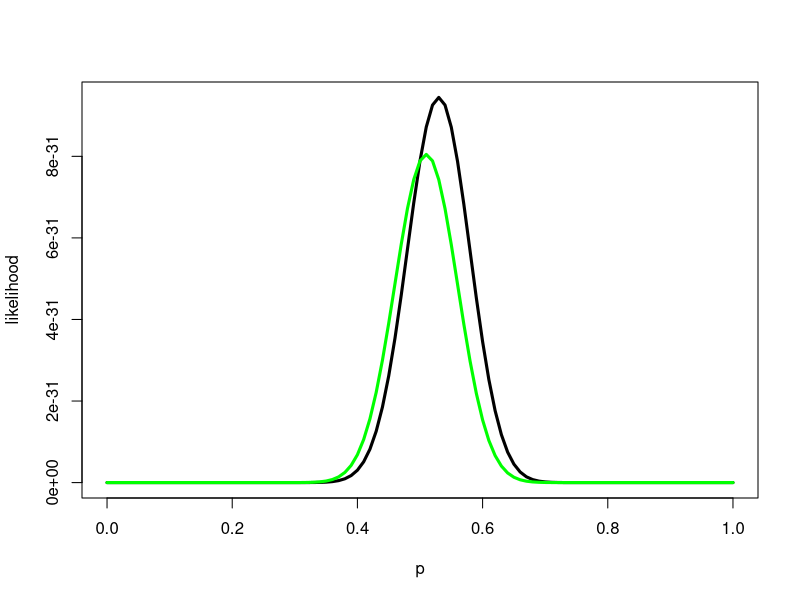
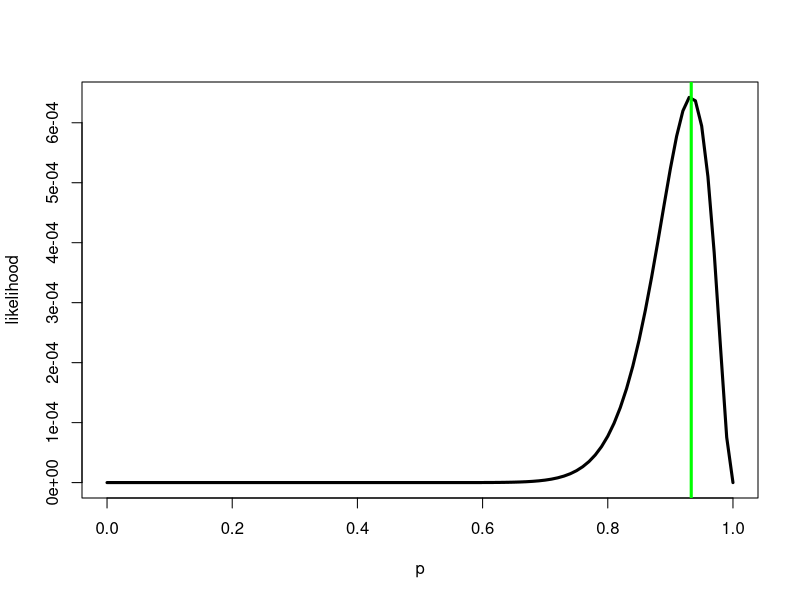
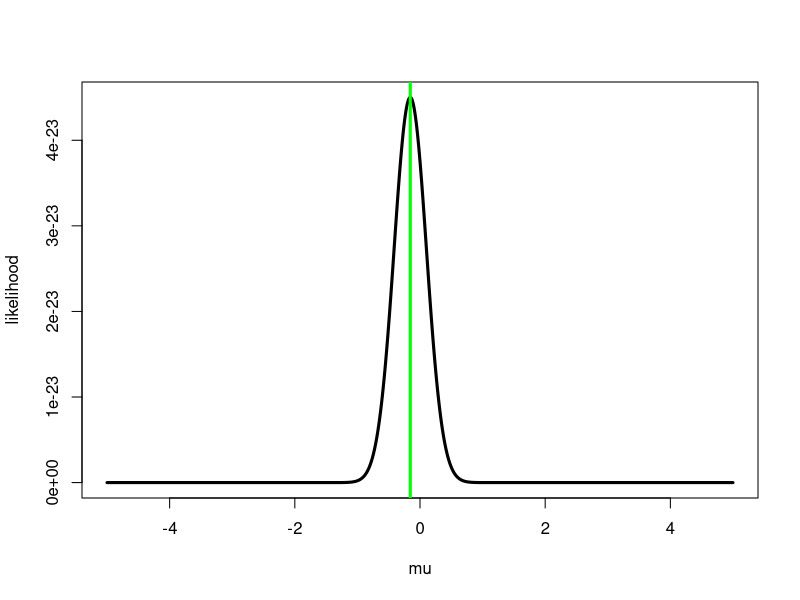
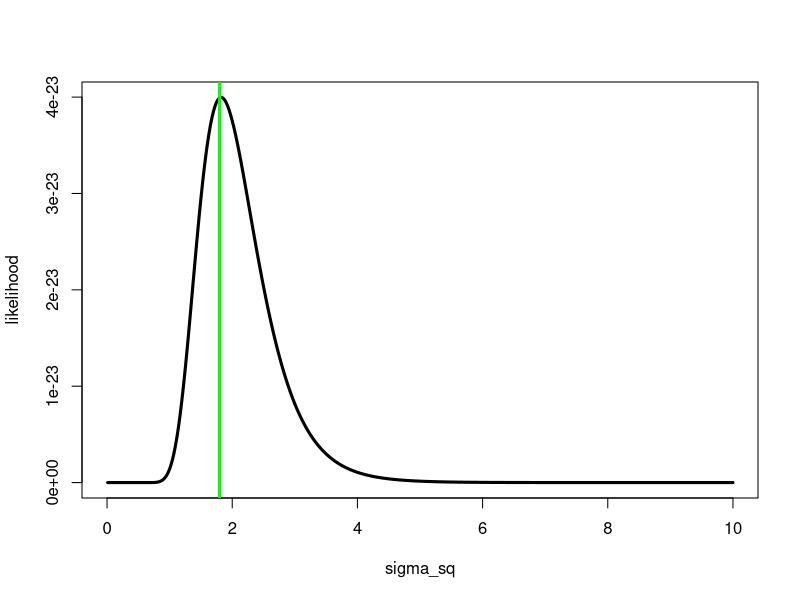

Write the R code that produced these figures, in order.
# Likelihood inference


# Bernoulli (i.e., "coin toss") likelihood function
L = function( p, x)  return( p^sum(x) * (1-p)^sum(1 - x) )
L = Vectorize( L, vectorize.args="p")

# Input data from the coin toss experiment
x_pseudo = c( 1, 1, 0, 1, 0, 1, 0, 0, 0, 1,
	            1, 0, 0, 1, 0, 1, 1, 1, 1, 1,
							0, 0, 0, 0, 1, 0, 0, 0, 1, 1,
							0, 1, 0, 1, 1, 1, 1, 0, 1, 1,
							0, 0, 0, 0, 0, 0, 1, 1, 0, 1,
							1, 0, 0, 1, 0, 1, 0, 1, 1, 0,
							1, 0, 0, 1, 1, 0, 1, 0, 1, 1,
							1, 0, 0, 1, 0, 0, 1, 0, 0, 1,
							0, 1, 0, 1, 0, 0, 1, 0, 0, 0, 
							1, 1, 1, 1, 1, 1, 1, 0, 0, 1)

x_real =   c( 1, 1, 1, 0, 0, 0, 1, 1, 0, 1, 
              1, 1, 1, 1, 1, 0, 0, 1, 1, 0,
              1, 0, 0, 0, 0, 0, 1, 1, 1, 0,
              0, 0, 0, 1, 0, 1, 0, 0, 1, 0,
              0, 0, 1, 0, 0, 1, 1, 1, 0, 0, 
              0, 1, 0, 0, 1, 0, 1, 0, 1, 1, 
              1, 1, 0, 1, 1, 0, 1, 0, 1, 1, 
              0, 1, 1, 0, 0, 1, 0, 1, 0, 1, 
              1, 1, 1, 1, 1, 1, 1, 1, 1, 0,
              1, 0, 1, 0, 0, 0, 1, 0, 0, 0)

# Which observed data has a higher likelihood consistent with p=.5?
L( .5, x_pseudo)
L( .5, x_real)

# Plot the likelihood for both data sets over a grid of values of p to determine
# value most consistent with the data
p_grid = seq( 0, 1, by=.01)
plot( p_grid, L( p_grid, x_real), xlab="p", ylab="likelihood", type="l",lwd=3)
lines( p_grid, L( p_grid, x_pseudo), col="green", lwd=3)

# Next, generate synthetic coin tosses for different values of p
n = 30
x = (runif(n) < .9)
#x = (runif(n) < .1)
#x = (runif(n) < .9)

p_grid = seq( 0, 1, by=.01)
plot( p_grid, L( p_grid, x), xlab="p", ylab="likelihood", type="l", lwd=3)
p_hat = mean(x)
abline( v=p_hat, col="green", lwd=3)


# How about the likelihood function for Gaussian data?
n = 30
mu = 0
sigma_sq = 2
x = rnorm( n=n, mean=mu, sd=sqrt(sigma_sq))

L = function( mu, sigma_sq, x){
	return( prod(exp(-.5*(x - mu)^2/sigma_sq) / sqrt(2 * pi * sigma_sq)) )
	# Note that this is equivalent to:
	# prod( dnorm( x, mean=mu, sd=sqrt(sigma_sq))
}


# Assume that sigma^2 is fixed, and plot over a grid of mu values
L_mu_vec = Vectorize( L, vectorize.args="mu")
mu_grid = seq( -5, 5, by=.01)
plot( mu_grid, L_mu_vec( mu=mu_grid, sigma=sigma_sq, x), xlab="mu", 
      ylab="likelihood", type="l", lwd=3)
mu_hat = mean(x)
abline( v=mu_hat, col="green", lwd=3)


# Assume that mu is fixed, and plot over a grid of sigma^2 values
L_sigma_sq_vec = Vectorize( L, vectorize.args="sigma_sq")
sigma_sq_grid = seq( 0, 10, by=.01)
plot( sigma_sq_grid, L_sigma_sq_vec( mu=mu, sigma_sq=sigma_sq_grid, x), 
      xlab="sigma_sq", ylab="likelihood", type="l", lwd=3)
sigma_sq_hat = mean((x - mean(x))^2)
abline( v=sigma_sq_hat, col="green", lwd=3)







